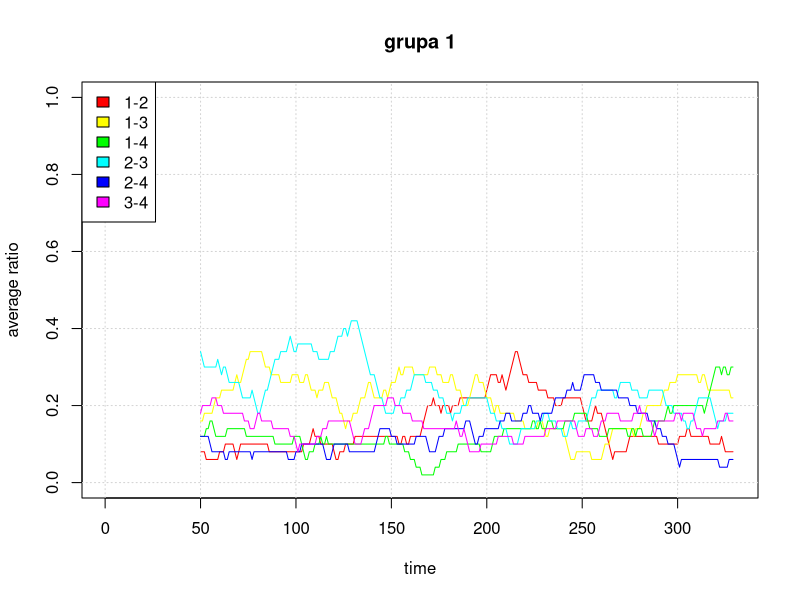
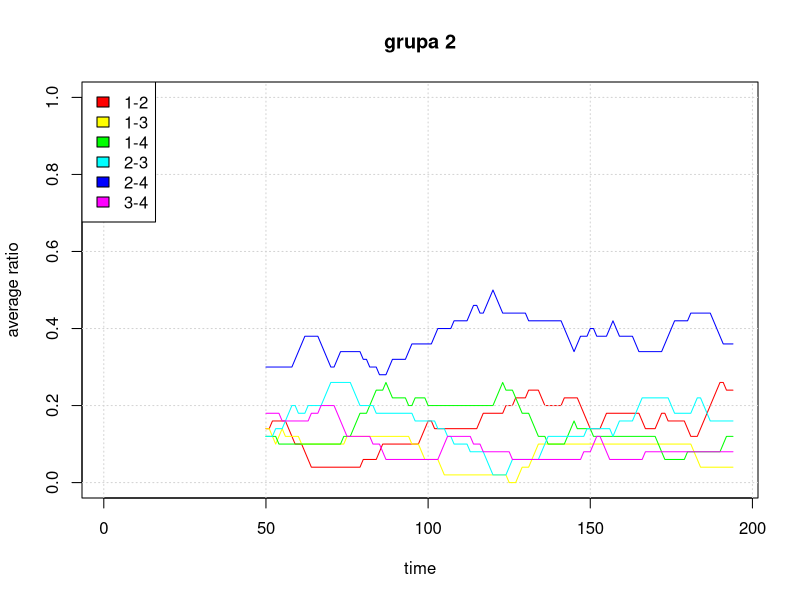
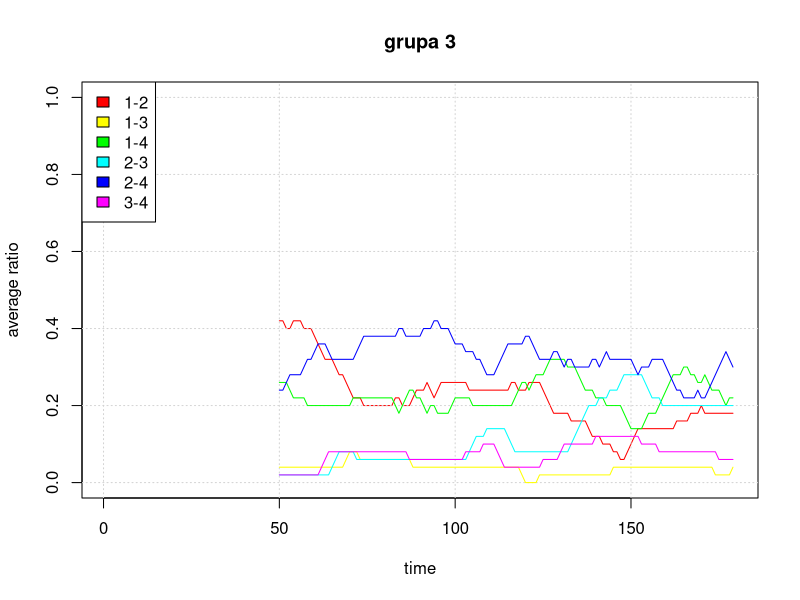
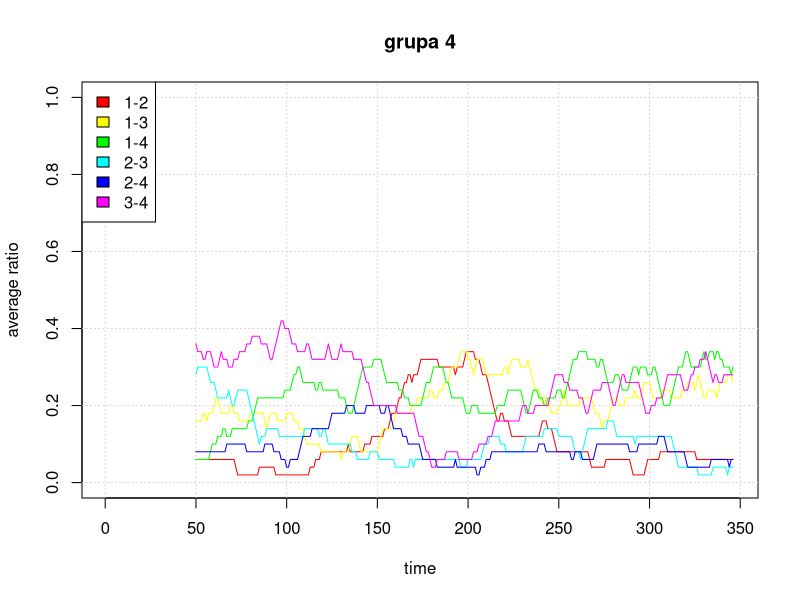
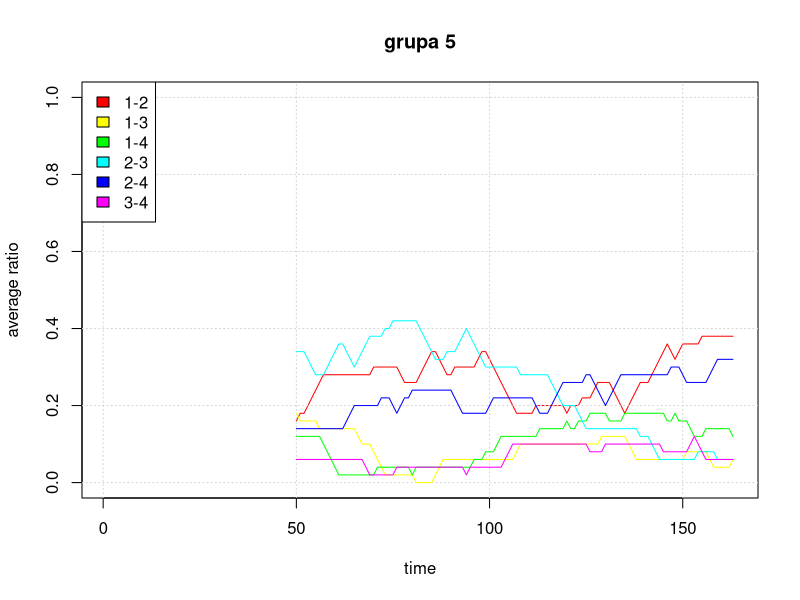
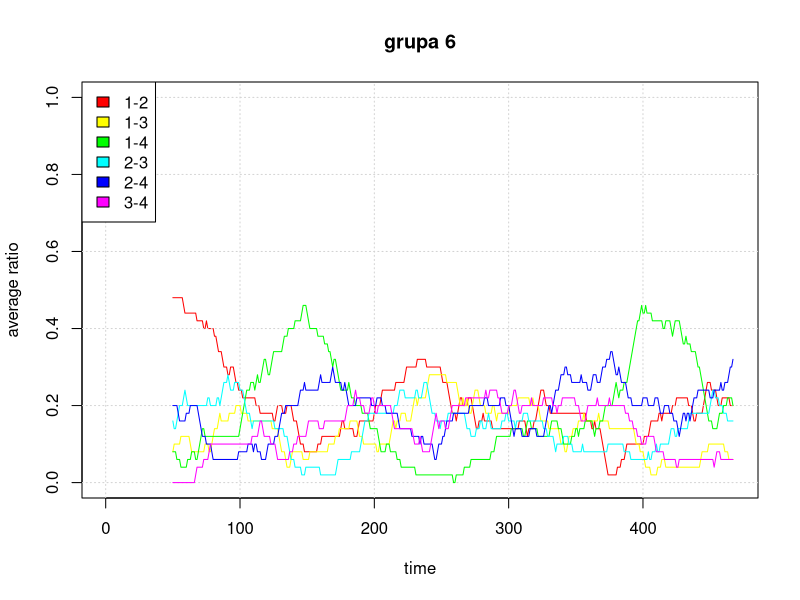
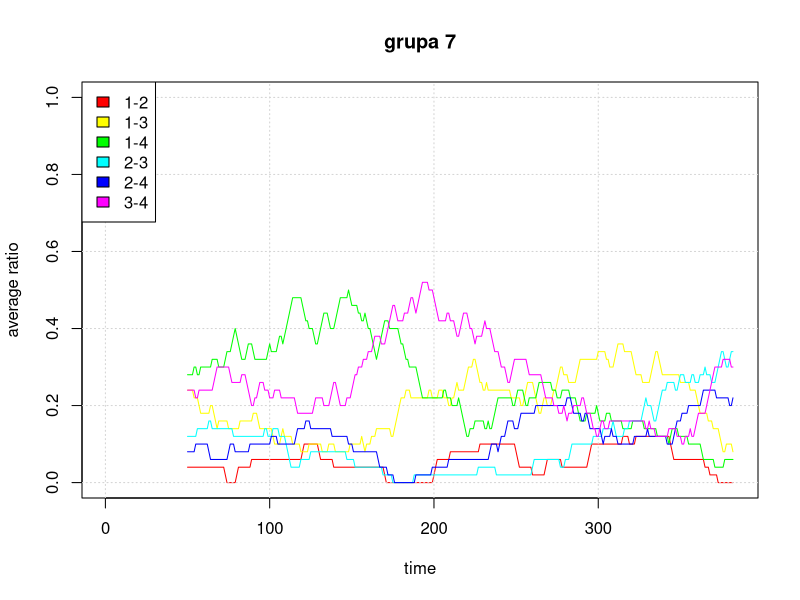
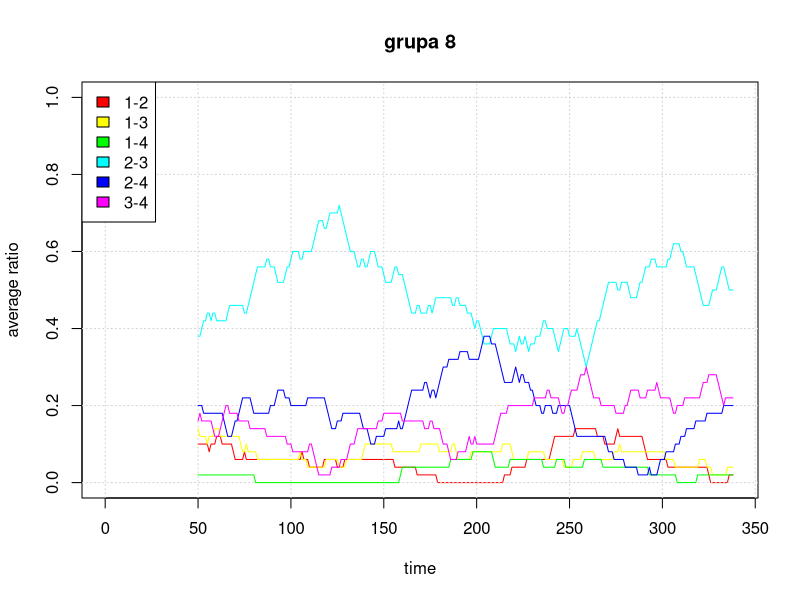

Reproduce these figures in R, in order.
## ---- chunk 1
library(zoo)
window<-50
f <- rep(1/window, window)

data_raw <- read.table("dane.csv", header = TRUE, sep = ";")
data <- data_raw[,c("grupa","kto","ABA3")]
data$ok <- complete.cases(data)
data_grupy <- split(data,f = data$grupa)
lapply(names(data_grupy), function(x) {data_grupy[[x]]$kto_lag1 <<- as.character(lag(zoo(data_grupy[[x]]$kto), -1, na.pad = T))})
data <- data.frame(do.call(rbind,data_grupy))
row.names(data) <- NULL
data$para<-paste0(as.character(data$kto),as.character(data$kto_lag1))
data<-data[data$ok,]
data$ok<-NULL
for(i in 1:nrow(data)){
        data$para_sym[i]<-ifelse(data$kto[i]>data$kto_lag1[i]
                                 ,paste0(data$kto_lag1[i],data$kto[i])
                                 ,paste0(data$kto[i],data$kto_lag1[i])
        )}

data$p12 <- as.numeric(data$para == "12")
data$p13 <- as.numeric(data$para == "13")
data$p14 <- as.numeric(data$para == "14")
data$p21 <- as.numeric(data$para == "21")
data$p23 <- as.numeric(data$para == "23")
data$p24 <- as.numeric(data$para == "24")
data$p31 <- as.numeric(data$para == "31")
data$p32 <- as.numeric(data$para == "32")
data$p34 <- as.numeric(data$para == "34")
data$p41 <- as.numeric(data$para == "41")
data$p42 <- as.numeric(data$para == "42")
data$p43 <- as.numeric(data$para == "43")

data$ps12 <- as.numeric(data$para_sym == "12")
data$ps13 <- as.numeric(data$para_sym == "13")
data$ps14 <- as.numeric(data$para_sym == "14")
data$ps23 <- as.numeric(data$para_sym == "23")
data$ps24 <- as.numeric(data$para_sym == "24")
data$ps34 <- as.numeric(data$para_sym == "34")

## ---- chunk 2
colors <- rainbow(6)
lapply(1:16,function(g){
        current <- data[data$grupa==g,]
        
        x<-1:nrow(current)
        current$ps12_lag <- filter(current$ps12, f, sides=1)
        current$ps13_lag <- filter(current$ps13, f, sides=1)
        current$ps14_lag <- filter(current$ps14, f, sides=1)
        current$ps23_lag <- filter(current$ps23, f, sides=1)
        current$ps24_lag <- filter(current$ps24, f, sides=1)
        current$ps34_lag <- filter(current$ps34, f, sides=1)
        plot(x,current$ps12_lag,type='l',col=colors[1], xlab="time", ylab="average ratio", ylim=c(0,1),main=paste("grupa",g))
        grid()
        legend("topleft",legend=c("1-2","1-3","1-4","2-3","2-4","3-4"), fill=colors )
        lines(x,current$ps13_lag, col=colors[2])
        lines(x,current$ps14_lag, col=colors[3])
        lines(x,current$ps23_lag, col=colors[4])
        lines(x,current$ps24_lag, col=colors[5])
        lines(x,current$ps34_lag, col=colors[6])

        })



